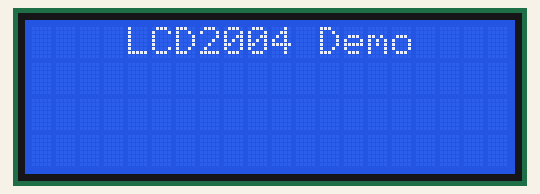
Simulated run of this program. Board: MicroPython board. On the bench: 20×4 character LCD. Library files of the repository ran but are not shown: driver.py; what the program prints to the serial console is not drawn. At 35.1 s the program stops and its outputs stay as they are.

Above: at 1.1 s.
At 9.0 s:
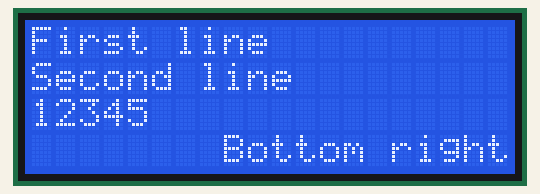
At 13.1 s:
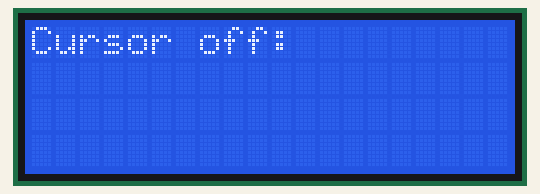
At 17.6 s:
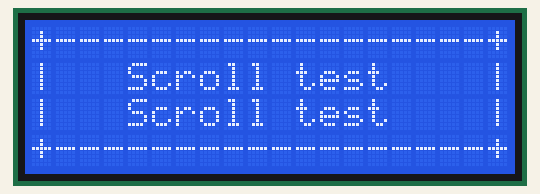
At 26.1 s:
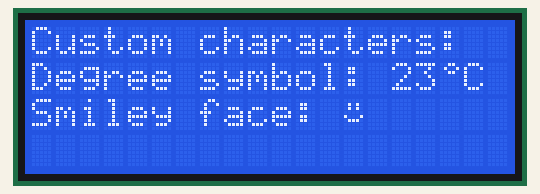
At 35.1 s:
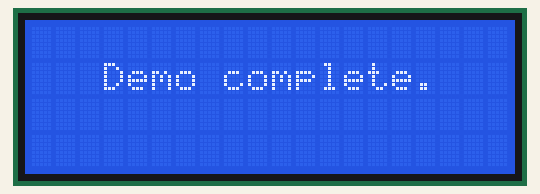

Measured:
- what the display in image 0 shows lasts 2.0 s, from 1.1 s to 3.1 s
- what the display in image 3 shows lasts 1.5 s, from 17.5 s to 19.0 s

The program:

demo_bare_driver.py
```python
"""
Demo: LCD2004 Driver

Demonstrates core LCD2004 driver functions
- Initialization
- Clearing
- Backlight control
- Writing text at specific positions
- Cursor and blink visibility toggling
- Horizontal scrolling
- Custom character creation
- Display on/off (contents, not backlight)
"""

import time

from lcd2004.driver import LCD2004  # adjust import path as needed

# --- Init display ---
lcd = LCD2004(sda=0, scl=1)  # change pins for your board

print("Clearing display...")
lcd.clear()
time.sleep(0.5)

print("Backlight ON...")
lcd.set_backlight(True)
time.sleep(0.5)

print("Writing first line...")
lcd.set_cursor(0, 0)  # set cursor to top left
lcd.write("    LCD2004 Demo")
time.sleep(2)

print("Writing text")
lcd.clear()
lcd.write("First line")
time.sleep(1)
lcd.set_cursor(0, 1)  # set cursor to second line
lcd.write("Second line")
time.sleep(1)
lcd.set_cursor(0, 2)
lcd.write("1")  # Successive writes take place where the cursor is
time.sleep(0.6)
lcd.write("2")
time.sleep(0.6)
lcd.write("3")
time.sleep(0.6)
lcd.write("4")
time.sleep(0.6)
lcd.write("5")
time.sleep(1.5)

lcd.set_cursor(8, 4)  # set cursor to last line, slightly to the right
lcd.write("Bottom right")
time.sleep(2)

print("Cursor and blink demo...")
lcd.clear()
lcd.write("Cursor on:")
lcd.set_cursor_visible(True)  # Turn on cursor underscore
time.sleep(2)

lcd.clear()
lcd.write("Cursor off:")
lcd.set_cursor_visible(False)  # Turn off cursor underscore
time.sleep(2)

# Clear, and write "Blink on:"
lcd.clear()
lcd.write("Blink on:")
lcd.set_blink(True)
time.sleep(2)

print("Turning blink OFF, cursor OFF...")
lcd.set_blink(False)  # Turn off cursor rectangle blink
lcd.set_cursor_visible(False)  # Turn off cursor underscore
time.sleep(0.5)

lcd.clear()
lcd.set_cursor(0, 0)
lcd.write("+------------------+")
lcd.set_cursor(0, 1)
lcd.write("|   Scroll test    |")
lcd.set_cursor(0, 2)
lcd.write("|   Scroll test    |")
lcd.set_cursor(0, 3)
lcd.write("+------------------+")
time.sleep(1.5)

print("Scrolling left...")
for _ in range(5):
    lcd.scroll_left()
    time.sleep(0.2)
time.sleep(1.5)

print("Scrolling right...")
for _ in range(5):
    lcd.scroll_right()
    time.sleep(0.2)
time.sleep(1.5)
lcd.clear()


print("Creating custom characters...")
lcd.clear()
lcd.write("Custom characters:")
time.sleep(1)

# Degree symbol in slot 0
DEG_SYMBOL = [
    0b00110,  # ··██·
    0b01001,  # ·█··█
    0b00110,  # ··██·
    0b00000,  # ·····
    0b00000,  # ·····
    0b00000,  # ·····
    0b00000,  # ·····
    0b00000,  # ·····
]
lcd.create_char(0, DEG_SYMBOL)

# Smiley in slot 1
SMILEY = [
    0b00000,  # ·····
    0b01010,  # ·█·█·
    0b01010,  # ·█·█·
    0b00000,  # ·····
    0b10001,  # █···█
    0b01110,  # ·███·
    0b00000,  # ·····
    0b00000,  # ·····
]
lcd.create_char(1, SMILEY)

# Show both characters
lcd.set_cursor(0, 1)
lcd.write("Degree symbol: 23")
lcd.write(chr(0))  # degree symbol
lcd.write("C  ")
time.sleep(1)
lcd.set_cursor(0, 2)
lcd.write("Smiley face: ")
lcd.write(chr(1))  # smiley
time.sleep(2)


lcd.clear()
lcd.write("Backlight test")
time.sleep(1.5)

print("Backlight OFF...")
lcd.set_backlight(False)
time.sleep(1)

print("Backlight ON...")
lcd.set_backlight(True)
time.sleep(1)

print("Display OFF (content preserved)...")
lcd.clear()
lcd.write("Display OFF test")
time.sleep(1.5)
lcd.set_display(False)
time.sleep(1)

print("Display ON...")
lcd.set_display(True)
time.sleep(1)

print("Demo complete.")
lcd.clear()
lcd.set_cursor(3, 1)
lcd.write("Demo complete.")
```
